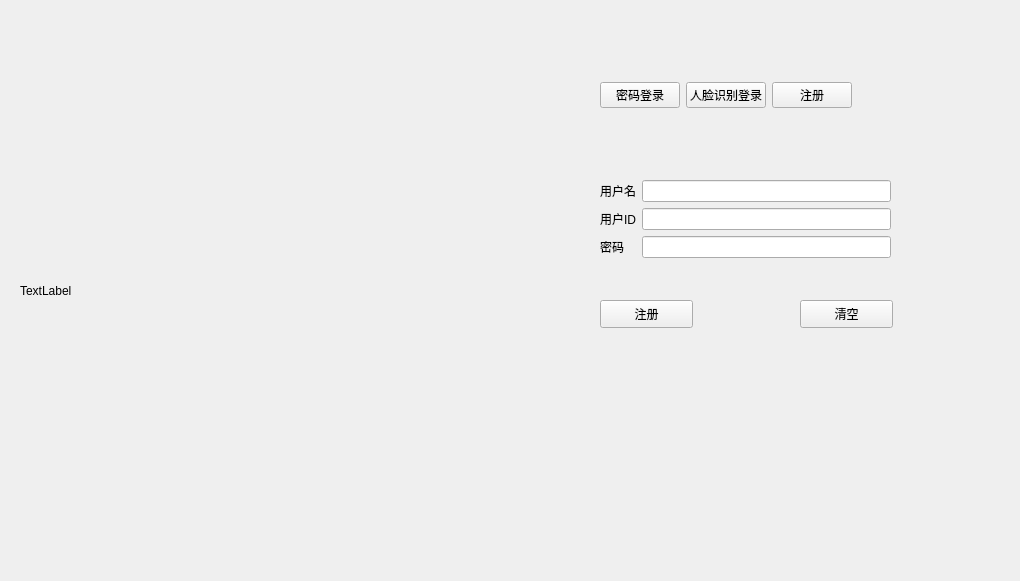
<?xml version="1.0" encoding="UTF-8"?>
<ui version="4.0">
 <class>Form</class>
 <widget class="QWidget" name="Form">
  <property name="enabled">
   <bool>true</bool>
  </property>
  <property name="geometry">
   <rect>
    <x>0</x>
    <y>0</y>
    <width>1020</width>
    <height>581</height>
   </rect>
  </property>
  <property name="windowTitle">
   <string>Form</string>
  </property>
  <widget class="QWidget" name="horizontalLayoutWidget">
   <property name="geometry">
    <rect>
     <x>600</x>
     <y>80</y>
     <width>451</width>
     <height>30</height>
    </rect>
   </property>
   <layout class="QHBoxLayout" name="horizontalLayout">
    <item>
     <widget class="QPushButton" name="pushButton">
      <property name="text">
       <string>密码登录</string>
      </property>
     </widget>
    </item>
    <item>
     <widget class="QPushButton" name="pushButton_2">
      <property name="text">
       <string>人脸识别登录</string>
      </property>
     </widget>
    </item>
    <item>
     <widget class="QPushButton" name="pushButton_3">
      <property name="text">
       <string>注册</string>
      </property>
     </widget>
    </item>
    <item>
     <spacer name="horizontalSpacer">
      <property name="orientation">
       <enum>Qt::Horizontal</enum>
      </property>
      <property name="sizeHint" stdset="0">
       <size>
        <width>40</width>
        <height>20</height>
       </size>
      </property>
     </spacer>
    </item>
   </layout>
  </widget>
  <widget class="QStackedWidget" name="stackedWidget">
   <property name="geometry">
    <rect>
     <x>590</x>
     <y>160</y>
     <width>411</width>
     <height>311</height>
    </rect>
   </property>
   <property name="currentIndex">
    <number>2</number>
   </property>
   <widget class="QWidget" name="page">
    <widget class="QPushButton" name="pushButton_4">
     <property name="geometry">
      <rect>
       <x>10</x>
       <y>140</y>
       <width>93</width>
       <height>28</height>
      </rect>
     </property>
     <property name="text">
      <string>登录</string>
     </property>
    </widget>
    <widget class="QPushButton" name="pushButton_5">
     <property name="geometry">
      <rect>
       <x>210</x>
       <y>140</y>
       <width>93</width>
       <height>28</height>
      </rect>
     </property>
     <property name="text">
      <string>清空</string>
     </property>
    </widget>
    <widget class="QRadioButton" name="radioButton">
     <property name="geometry">
      <rect>
       <x>10</x>
       <y>100</y>
       <width>141</width>
       <height>19</height>
      </rect>
     </property>
     <property name="text">
      <string>记住用户和密码</string>
     </property>
    </widget>
    <widget class="QWidget" name="formLayoutWidget">
     <property name="geometry">
      <rect>
       <x>0</x>
       <y>10</y>
       <width>301</width>
       <height>65</height>
      </rect>
     </property>
     <layout class="QFormLayout" name="formLayout">
      <item row="0" column="0">
       <widget class="QPushButton" name="pushButton_10">
        <property name="text">
         <string>用户名</string>
        </property>
       </widget>
      </item>
      <item row="0" column="1">
       <widget class="QLineEdit" name="lineEdit_4"/>
      </item>
      <item row="1" column="0">
       <widget class="QPushButton" name="pushButton_11">
        <property name="text">
         <string>密码</string>
        </property>
       </widget>
      </item>
      <item row="1" column="1">
       <widget class="QLineEdit" name="lineEdit_5"/>
      </item>
     </layout>
    </widget>
   </widget>
   <widget class="QWidget" name="page_2">
    <widget class="QLabel" name="label_3">
     <property name="geometry">
      <rect>
       <x>10</x>
       <y>50</y>
       <width>431</width>
       <height>301</height>
      </rect>
     </property>
     <property name="text">
      <string>摄像头捕获的数据</string>
     </property>
    </widget>
    <widget class="QPushButton" name="pushButton_6">
     <property name="geometry">
      <rect>
       <x>100</x>
       <y>10</y>
       <width>93</width>
       <height>28</height>
      </rect>
     </property>
     <property name="text">
      <string>录入新用户</string>
     </property>
    </widget>
    <widget class="QPushButton" name="pushButton_9">
     <property name="geometry">
      <rect>
       <x>0</x>
       <y>10</y>
       <width>93</width>
       <height>28</height>
      </rect>
     </property>
     <property name="text">
      <string>开始识别</string>
     </property>
    </widget>
   </widget>
   <widget class="QWidget" name="page_4">
    <widget class="QWidget" name="formLayoutWidget_2">
     <property name="geometry">
      <rect>
       <x>10</x>
       <y>20</y>
       <width>291</width>
       <height>110</height>
      </rect>
     </property>
     <layout class="QFormLayout" name="formLayout_2">
      <item row="0" column="0">
       <widget class="QLabel" name="label_4">
        <property name="text">
         <string>用户名</string>
        </property>
       </widget>
      </item>
      <item row="1" column="0">
       <widget class="QLabel" name="label_6">
        <property name="text">
         <string>用户ID</string>
        </property>
       </widget>
      </item>
      <item row="1" column="1">
       <widget class="QLineEdit" name="lineEdit_3"/>
      </item>
      <item row="2" column="0">
       <widget class="QLabel" name="label_5">
        <property name="text">
         <string>密码</string>
        </property>
       </widget>
      </item>
      <item row="2" column="1">
       <widget class="QLineEdit" name="lineEdit_2"/>
      </item>
      <item row="0" column="1">
       <widget class="QLineEdit" name="lineEdit"/>
      </item>
     </layout>
    </widget>
    <widget class="QPushButton" name="pushButton_7">
     <property name="geometry">
      <rect>
       <x>10</x>
       <y>140</y>
       <width>93</width>
       <height>28</height>
      </rect>
     </property>
     <property name="text">
      <string>注册</string>
     </property>
    </widget>
    <widget class="QPushButton" name="pushButton_8">
     <property name="geometry">
      <rect>
       <x>210</x>
       <y>140</y>
       <width>93</width>
       <height>28</height>
      </rect>
     </property>
     <property name="text">
      <string>清空</string>
     </property>
    </widget>
   </widget>
  </widget>
  <widget class="QLabel" name="label">
   <property name="geometry">
    <rect>
     <x>20</x>
     <y>90</y>
     <width>501</width>
     <height>401</height>
    </rect>
   </property>
   <property name="text">
    <string>TextLabel</string>
   </property>
  </widget>
 </widget>
 <resources/>
 <connections>
  <connection>
   <sender>pushButton_2</sender>
   <signal>clicked()</signal>
   <receiver>Form</receiver>
   <slot>face()</slot>
   <hints>
    <hint type="sourcelabel">
     <x>162</x>
     <y>39</y>
    </hint>
    <hint type="destinationlabel">
     <x>-6</x>
     <y>85</y>
    </hint>
   </hints>
  </connection>
  <connection>
   <sender>pushButton</sender>
   <signal>clicked()</signal>
   <receiver>Form</receiver>
   <slot>password()</slot>
   <hints>
    <hint type="sourcelabel">
     <x>104</x>
     <y>38</y>
    </hint>
    <hint type="destinationlabel">
     <x>-10</x>
     <y>148</y>
    </hint>
   </hints>
  </connection>
  <connection>
   <sender>pushButton_3</sender>
   <signal>clicked()</signal>
   <receiver>Form</receiver>
   <slot>register()</slot>
   <hints>
    <hint type="sourcelabel">
     <x>242</x>
     <y>34</y>
    </hint>
    <hint type="destinationlabel">
     <x>-5</x>
     <y>124</y>
    </hint>
   </hints>
  </connection>
 </connections>
 <slots>
  <slot>password()</slot>
  <slot>face()</slot>
  <slot>register()</slot>
 </slots>
</ui>
